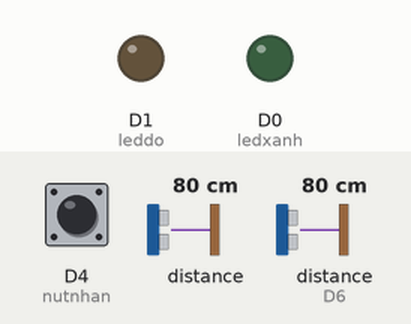
Recording of a sketch running on a simulated ESP8266 (NodeMCU). Parts: output pins drawn as LEDs (lit = HIGH). Wiring (inferred from the names in the program): 2 × ultrasonic range finder: trigger D2, echo D3 / trigger D5, echo D6. The test bench sets the inputs (shaded band); at power-on: distance to the obstacle 80 cm, distance to the obstacle (sensor on D6) 80 cm, D4 (nutnhan) HIGH. The echo pulse lasts 58.3 µs per cm; WiFi joins after 1.5 s; servers stay silent unless stated; no MQTT or app messages arrive unless stated; the audio player accepts every command and is not drawn; pins used as bus, display or sensor lines are not drawn; what the sketch prints to the serial monitor is not drawn.

Above: at 3.2 s.
3.3 s: distance to the obstacle (sensor 0) set to 74 cm
5.2 s: distance to the obstacle (sensor 0) set to 69 cm
At 6.5 s:
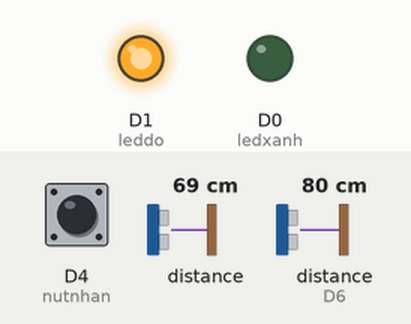
7.6 s: distance to the obstacle (sensor on D6) set to 132 cm
9.3 s: distance to the obstacle (sensor on D6) set to 142 cm
At 10.6 s:
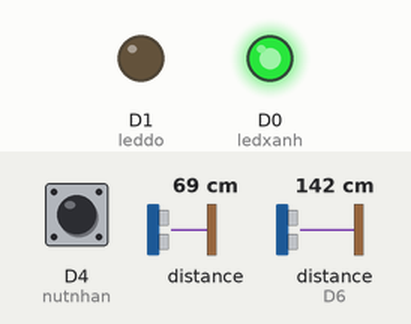
11.6 s: distance to the obstacle (sensor on D6) set to 2 cm
At 12.4 s:
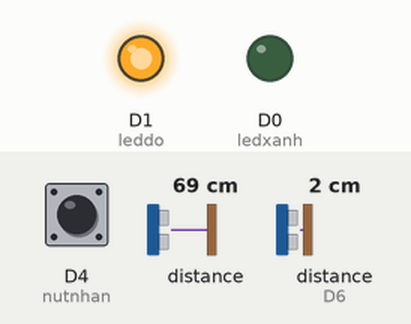
13.6 s: distance to the obstacle (sensor on D6) set to 250 cm
At 14.5 s:
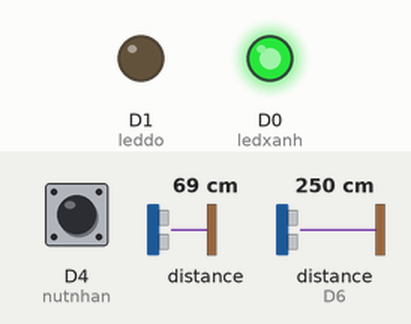
Timing chart, 0 to 16.6 s (numbered marks = the images above; inputs shaded):
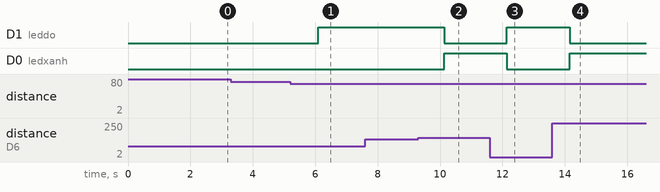

The sketch:

epics4.ino
```cpp
#include <ESP8266WiFi.h>
#include <PubSubClient.h>
#include "SoftwareSerial.h"
#include "DFRobotDFPlayerMini.h"
SoftwareSerial mySoftwareSerial(D7, D8); // RX, TX
DFRobotDFPlayerMini myDFPlayer;
WiFiClient espClient ;
PubSubClient client(espClient);
const char* ssid = "vu0607";
const char* password = "06072000";
const char* mqttServer = "nangluong.iotmind.vn";
const int mqttPort = 16766;
const char* mqttUser = "mind";
const char* mqttPassword = "123";
const char* status = "0";
String payload;
char buffCorrectTime[10];
char buffWrongTime[10];
#define trig1 D2
#define echo1 D3
#define trig2 D5
#define echo2 D6
#define nutnhan D4
#define ledxanh D0
#define leddo D1
double x = 0;
int k = 0;
float correctTime ;
float wrongTime ;
float realtime = 0.0;

void setup()
{
  Serial.begin(9600);
  WiFi.begin(ssid,password);
  while(WiFi.status() != WL_CONNECTED ) {
    delay(500);
    Serial.println("Connecting to wifi " );
    }
  Serial.println("Connected to wifi network");
  client.setServer(mqttServer, mqttPort);
  while(!client.connected()) {
    Serial.print(" connecting to mqtt ");
    if ( client.connect("esp8266server", mqttUser, mqttPassword )) {
      Serial.println("connected");
      }
    else {
      Serial.print("failed with state ");
      Serial.println(client.state());
      delay(2000);
      }
    }
  pinMode(trig1, OUTPUT);
  pinMode(echo1, INPUT);
  pinMode(trig2, OUTPUT);
  pinMode(echo2, INPUT);
  pinMode(nutnhan, INPUT_PULLUP);
  pinMode(ledxanh, OUTPUT);
  pinMode(leddo, OUTPUT);
  mySoftwareSerial.begin(9600);
  if (!myDFPlayer.begin(mySoftwareSerial, true, false)) {
    while (true) {
      delay(0);
    }
  }
  myDFPlayer.volume(30);

}

void loop()
{
  x = KC2() / KC1() ;
  if (digitalRead(nutnhan) == 0) {
    k = 1 - k;
    delay(5);
    while (digitalRead(nutnhan) == 0) {}
    delay(5);
  }
  if ( k == 1) {
      realtime ++ ;
    while ( KC1() > 70 ) {
      realtime++;
      digitalWrite(ledxanh, 0);
      digitalWrite(leddo, 0);
      client.publish( "5MIT001/data" , "{\"status\": 2 }" ) ;
      delay(1000);
      }
    if  (x > 1.2) {
      digitalWrite(ledxanh, 1);
      digitalWrite(leddo, 0);
      client.publish( "5MIT001/data" , "{\"status\": 0 }" ) ;
      correctTime = correctTime + 1.0 ;
    }
    else {
      digitalWrite(ledxanh, 0);
      digitalWrite(leddo, 1);
      client.publish( "5MIT001/data" , "{\"status\": 1 }" ) ;
      wrongTime = wrongTime + 1.0 ;
    }

    if ( wrongTime == 10) {
      myDFPlayer.play(1); delay(4000);
    }
    if ( realtime ==  20) {
      myDFPlayer.play(2); delay(4000);
    }

    if ( realtime >=60 ) {
  payload += "{\"correctTime\": ";
  dtostrf(correctTime, 4, 6, buffCorrectTime);
  payload += buffCorrectTime;
  dtostrf(wrongTime, 4, 6, buffWrongTime);
  payload += ", \"wrongTime\": ";
  payload += buffWrongTime;
  payload += ", \"status\": ";
  payload += status;
  payload += "}";
  client.publish("5MIT001/data", payload.c_str() );
    realtime = 0;
    correctTime = 0;
    wrongTime = 0;
    }
  }


  if ( k == 0) {
      while ( KC1() > 70) {
      client.publish( "5MIT001/data" , "{\"status\": 2 }" ) ;
      digitalWrite(ledxanh, 0);
      digitalWrite(leddo, 0);
      delay(1000);
      }

    if (x > 1.2   ) {
      digitalWrite(ledxanh, 1);
      digitalWrite(leddo, 0);
      client.publish( "5MIT001/data" , "{\"status\": 0 }" ) ;
    }
    else {
      digitalWrite(ledxanh, 0);
      digitalWrite(leddo, 1);
      client.publish( "5MIT001/data" , "{\"status\": 1 }" ) ;
    }
  }


  delay(990);
}
int KC1() {
  unsigned long duration;
  int x1;

  digitalWrite(trig1, 1);
  delayMicroseconds(5);
  digitalWrite(trig1, 0);
  duration = pulseIn(echo1, HIGH);
  x1 = (duration / 2 / 29.412);
  return x1;
}
int KC2() {
  unsigned long duration;
  int x2;

  digitalWrite(trig2, 1);
  delayMicroseconds(5);
  digitalWrite(trig2, 0);
  duration = pulseIn(echo2, HIGH);
  x2 = (duration / 2 / 29.412);
  return x2;
}
```

Measured:
- the behaviour switches between 72 and 71 cm on distance to the obstacle (sensor 0) (found by bisection; images 0 and 1)
- the behaviour switches between 137 and 138 cm on distance to the obstacle (sensor on D6) (found by bisection; images 1 and 2)
- after the input at 3.3 s, every drawn part: stays the same
- after the input at 5.2 s, D1 (leddo): LOW → HIGH after 0.90 s
- after the input at 7.6 s, every drawn part: stays the same
- after the input at 9.3 s, D1 (leddo): HIGH → LOW after 0.83 s; D0 (ledxanh): LOW → HIGH after 0.83 s
- after the input at 11.6 s, D1 (leddo): LOW → HIGH after 0.54 s; D0 (ledxanh): HIGH → LOW after 0.54 s
- after the input at 13.6 s, D1 (leddo): HIGH → LOW after 0.55 s; D0 (ledxanh): LOW → HIGH after 0.55 s
